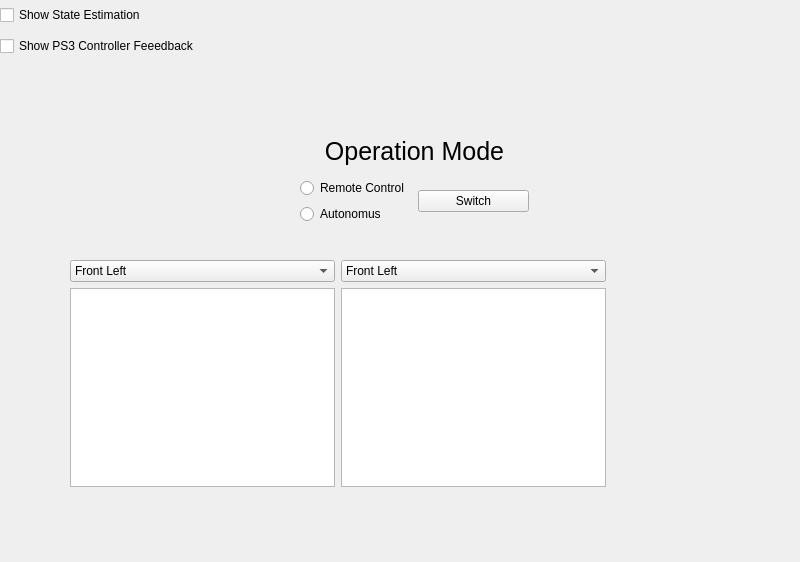
<?xml version="1.0" encoding="UTF-8"?>
<ui version="4.0">
 <class>mainWindow</class>
 <widget class="QMainWindow" name="mainWindow">
  <property name="geometry">
   <rect>
    <x>0</x>
    <y>0</y>
    <width>800</width>
    <height>562</height>
   </rect>
  </property>
  <property name="sizePolicy">
   <sizepolicy hsizetype="Preferred" vsizetype="Preferred">
    <horstretch>0</horstretch>
    <verstretch>0</verstretch>
   </sizepolicy>
  </property>
  <property name="minimumSize">
   <size>
    <width>800</width>
    <height>450</height>
   </size>
  </property>
  <property name="maximumSize">
   <size>
    <width>1920</width>
    <height>1080</height>
   </size>
  </property>
  <property name="cursor">
   <cursorShape>ArrowCursor</cursorShape>
  </property>
  <property name="windowTitle">
   <string>McGill Robotics - Test Area</string>
  </property>
  <property name="windowIcon">
   <iconset>
    <normaloff>Only-Logo.png</normaloff>Only-Logo.png</iconset>
  </property>
  <property name="iconSize">
   <size>
    <width>64</width>
    <height>64</height>
   </size>
  </property>
  <property name="animated">
   <bool>true</bool>
  </property>
  <widget class="QWidget" name="centralwidget">
   <widget class="QWidget" name="verticalLayoutWidget">
    <property name="geometry">
     <rect>
      <x>0</x>
      <y>0</y>
      <width>223</width>
      <height>61</height>
     </rect>
    </property>
    <layout class="QVBoxLayout" name="additionnalWindows">
     <item>
      <widget class="QCheckBox" name="StateEstimationCheckBox">
       <property name="toolTip">
        <string>&lt;html&gt;&lt;head/&gt;&lt;body&gt;&lt;p&gt;Open window showing state estimation graph&lt;/p&gt;&lt;/body&gt;&lt;/html&gt;</string>
       </property>
       <property name="text">
        <string>Show State Estimation</string>
       </property>
      </widget>
     </item>
     <item>
      <widget class="QCheckBox" name="ControllerCheckBox">
       <property name="toolTip">
        <string>&lt;html&gt;&lt;head/&gt;&lt;body&gt;&lt;p&gt;Open window showing a visual representation of the controller and its current values&lt;/p&gt;&lt;p&gt;&lt;br/&gt;&lt;/p&gt;&lt;/body&gt;&lt;/html&gt;</string>
       </property>
       <property name="text">
        <string>Show PS3 Controller Feeedback</string>
       </property>
      </widget>
     </item>
    </layout>
   </widget>
   <widget class="QLabel" name="Title">
    <property name="geometry">
     <rect>
      <x>260</x>
      <y>10</y>
      <width>291</width>
      <height>91</height>
     </rect>
    </property>
    <property name="text">
     <string/>
    </property>
    <property name="pixmap">
     <pixmap resource="RobosubUI.qrc">:/Pictures/Landscape-Logo.png</pixmap>
    </property>
    <property name="scaledContents">
     <bool>true</bool>
    </property>
   </widget>
   <widget class="QWidget" name="verticalLayoutWidget_3">
    <property name="geometry">
     <rect>
      <x>300</x>
      <y>130</y>
      <width>229</width>
      <height>94</height>
     </rect>
    </property>
    <layout class="QVBoxLayout" name="modes">
     <item>
      <widget class="QLabel" name="label">
       <property name="font">
        <font>
         <pointsize>19</pointsize>
        </font>
       </property>
       <property name="text">
        <string>Operation Mode</string>
       </property>
       <property name="scaledContents">
        <bool>true</bool>
       </property>
       <property name="alignment">
        <set>Qt::AlignCenter</set>
       </property>
      </widget>
     </item>
     <item>
      <layout class="QHBoxLayout" name="modeSelector">
       <item>
        <layout class="QVBoxLayout" name="OpMode">
         <item>
          <widget class="QRadioButton" name="radioButton_2">
           <property name="text">
            <string>Remote Control</string>
           </property>
          </widget>
         </item>
         <item>
          <widget class="QRadioButton" name="Autonomus">
           <property name="text">
            <string>Autonomus</string>
           </property>
          </widget>
         </item>
        </layout>
       </item>
       <item>
        <widget class="QPushButton" name="switchMode">
         <property name="toolTip">
          <string>&lt;html&gt;&lt;head/&gt;&lt;body&gt;&lt;p&gt;Select Operation Mode and press switch to change modes&lt;/p&gt;&lt;/body&gt;&lt;/html&gt;</string>
         </property>
         <property name="text">
          <string>Switch</string>
         </property>
        </widget>
       </item>
      </layout>
     </item>
    </layout>
   </widget>
   <widget class="QWidget" name="layoutWidget">
    <property name="geometry">
     <rect>
      <x>70</x>
      <y>260</y>
      <width>536</width>
      <height>227</height>
     </rect>
    </property>
    <layout class="QHBoxLayout" name="horizontalLayout">
     <item>
      <layout class="QVBoxLayout" name="verticalLayout">
       <item>
        <widget class="QComboBox" name="Monitor1Input">
         <property name="sizeAdjustPolicy">
          <enum>QComboBox::AdjustToMinimumContentsLength</enum>
         </property>
         <item>
          <property name="text">
           <string>Front Left</string>
          </property>
         </item>
         <item>
          <property name="text">
           <string>Front Right</string>
          </property>
         </item>
         <item>
          <property name="text">
           <string>Front OpenCV</string>
          </property>
         </item>
         <item>
          <property name="text">
           <string>Bottom</string>
          </property>
         </item>
         <item>
          <property name="text">
           <string>Bottom OpenCv</string>
          </property>
         </item>
        </widget>
       </item>
       <item>
        <widget class="QGraphicsView" name="Monitor1"/>
       </item>
      </layout>
     </item>
     <item>
      <layout class="QVBoxLayout" name="verticalLayout_2">
       <item>
        <widget class="QComboBox" name="Monitor2Input">
         <property name="sizeAdjustPolicy">
          <enum>QComboBox::AdjustToContentsOnFirstShow</enum>
         </property>
         <item>
          <property name="text">
           <string>Front Left</string>
          </property>
         </item>
         <item>
          <property name="text">
           <string>Front Right</string>
          </property>
         </item>
         <item>
          <property name="text">
           <string>Front OpenCV</string>
          </property>
         </item>
         <item>
          <property name="text">
           <string>Bottom </string>
          </property>
         </item>
         <item>
          <property name="text">
           <string>Bottom OpenCv </string>
          </property>
         </item>
        </widget>
       </item>
       <item>
        <widget class="QGraphicsView" name="Monitor2"/>
       </item>
      </layout>
     </item>
    </layout>
   </widget>
   <widget class="QWidget" name="gridLayoutWidget">
    <property name="geometry">
     <rect>
      <x>40</x>
      <y>110</y>
      <width>541</width>
      <height>401</height>
     </rect>
    </property>
    <layout class="QGridLayout" name="gridLayout">
     <item row="1" column="1">
      <widget class="QWidget" name="widget_2" native="true"/>
     </item>
     <item row="0" column="0">
      <widget class="QWidget" name="widget_3" native="true"/>
     </item>
     <item row="1" column="0">
      <widget class="QWidget" name="widget_4" native="true"/>
     </item>
     <item row="0" column="1">
      <widget class="QWidget" name="widget" native="true"/>
     </item>
    </layout>
   </widget>
  </widget>
  <widget class="QMenuBar" name="menubar">
   <property name="geometry">
    <rect>
     <x>0</x>
     <y>0</y>
     <width>800</width>
     <height>22</height>
    </rect>
   </property>
  </widget>
  <action name="actionQuit">
   <property name="text">
    <string>Quit</string>
   </property>
  </action>
  <action name="actionSave">
   <property name="text">
    <string>Save</string>
   </property>
  </action>
 </widget>
 <resources>
  <include location="RobosubUI.qrc"/>
 </resources>
 <connections/>
</ui>
